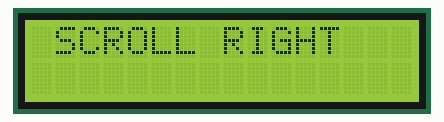
A sketch run on a simulated Arduino Uno, built with avr-gcc and run on an emulated ATmega328P. Parts: 16×2 character LCD.

Above: at 0.1 s.
At 4.1 s:
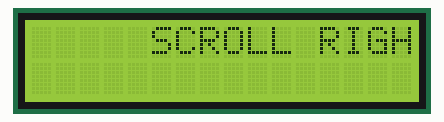
At 8.1 s:
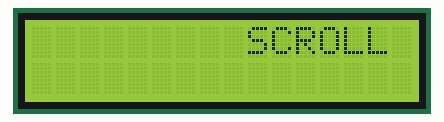
At 16.2 s:
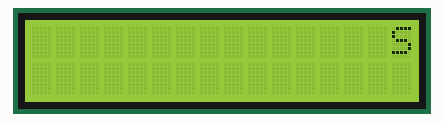
At 23.2 s:
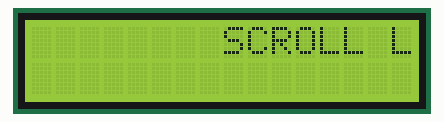
At 31.2 s:
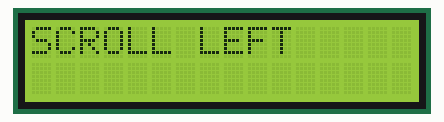

Measured:
- what the display in image 1 shows lasts 1.0 s, from 4.1 s to 5.1 s

The sketch:

6.2.4.ino
```cpp
#include <Wire.h>
#include <LiquidCrystal_I2C.h>

LiquidCrystal_I2C lcd(0x27,16,2);

void setup() {
  // put your setup code here, to run once:
  lcd.begin();
}

void loop() {
  // put your main code here, to run repeatedly:
  lcd.print("SCROLL RIGHT");
  for(int positionCounter=0;positionCounter<16;positionCounter++){
    lcd.scrollDisplayRight();
    delay(1000);
  }
  lcd.clear();

  lcd.print("                SCROLL LEFT");
  for(int positionCounter=0;positionCounter<16;positionCounter++){
    lcd.scrollDisplayLeft();
    delay(1000);
  }
  lcd.clear();
}
```
